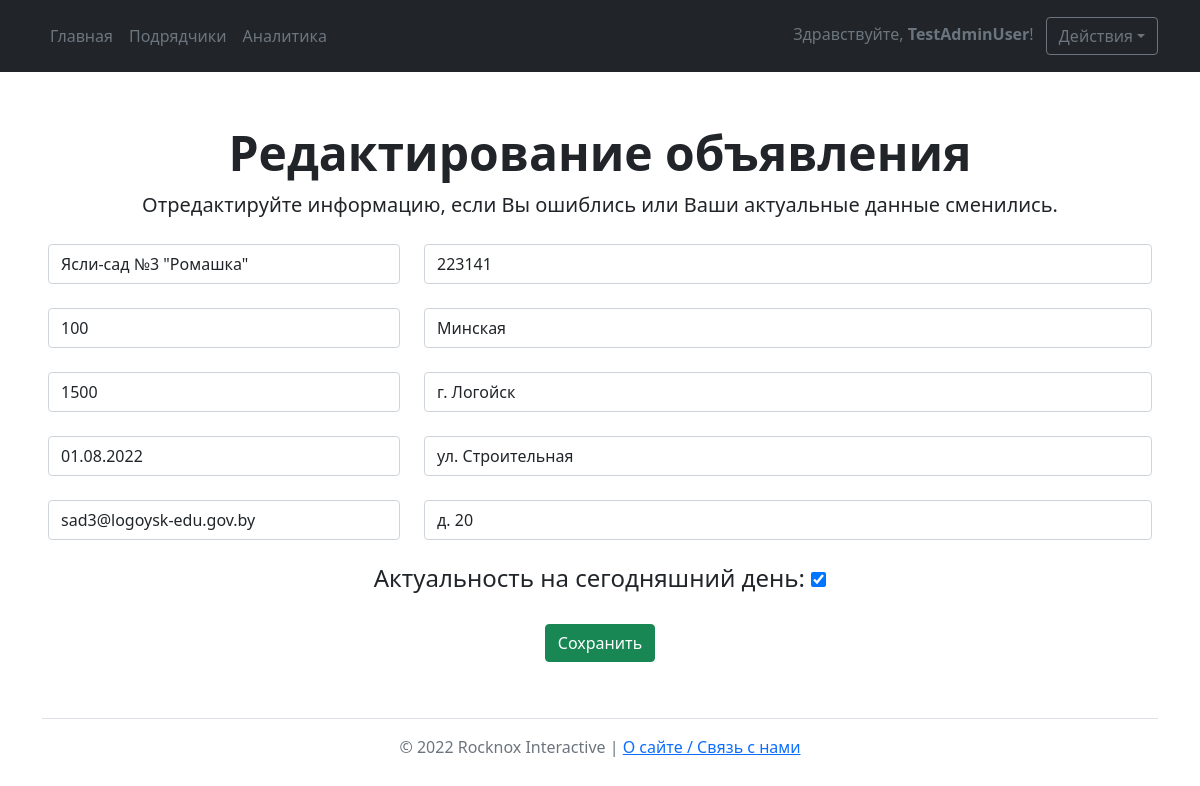
/editad/1 (signed in), run on an earlier commit of the app's database.
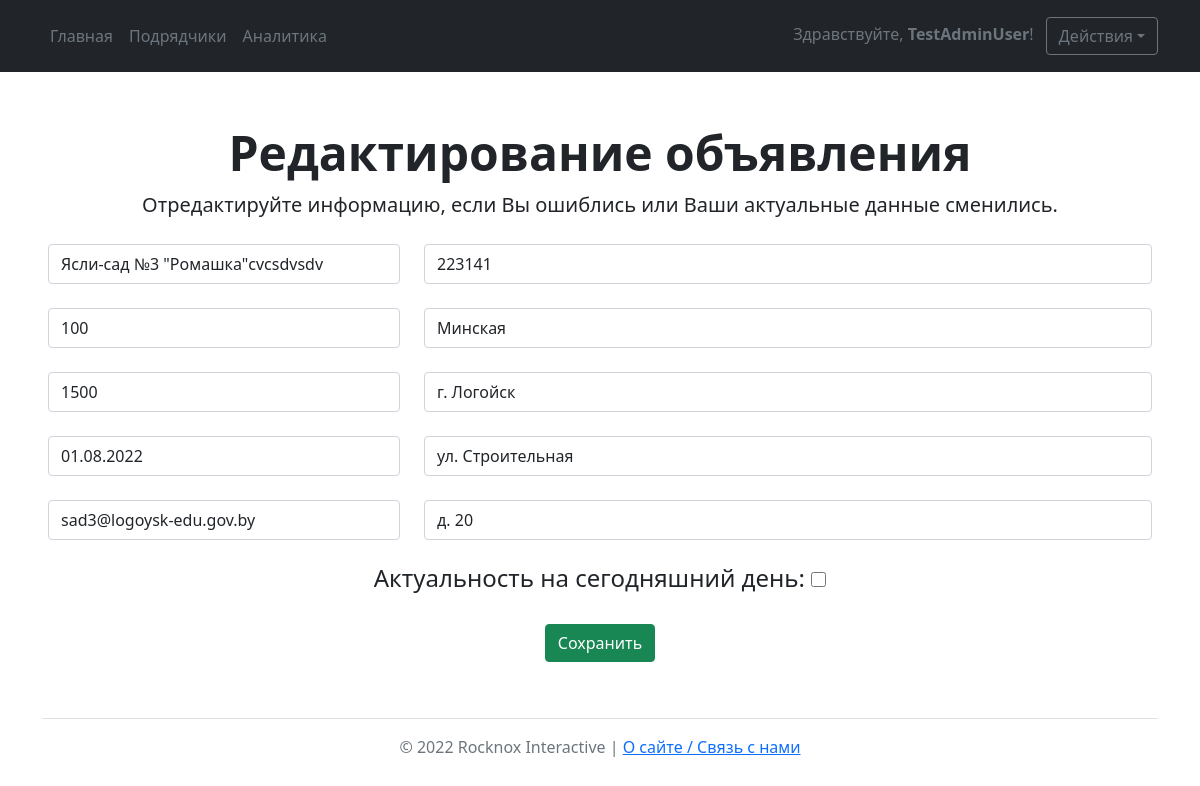
And on a later commit of the database.
### main/models.py (models this page shows)
class Ad(models.Model):
    class Meta:
        verbose_name = 'Объявление'
        verbose_name_plural = 'Объявления'
    title = models.CharField(max_length=50, verbose_name='Название')
    area = models.IntegerField(verbose_name='Площадь заказа',
                               validators=[MinValueValidator(0), MaxValueValidator(999999)])
    budget = models.IntegerField(verbose_name='Бюджет', validators=[MinValueValidator(0), MaxValueValidator(999999)])
    deadline = models.DateField(verbose_name='Срок сдачи')
    address_index = models.IntegerField(verbose_name='[Адрес] Индекс',
                                        validators=[MinValueValidator(0), MaxValueValidator(999999)])
    address_region = models.CharField(max_length=100, verbose_name='[Адрес] Область')
    address_city = models.CharField(max_length=100, verbose_name='[Адрес] Город')
    address_street = models.CharField(max_length=100, verbose_name='[Адрес] Улица')
    address_office = models.CharField(max_length=100, verbose_name='[Адрес] Дом, корпус, помещение')
    contact = models.CharField(max_length=300, verbose_name='Контактная информация')
    actual = models.BooleanField(default=True)
    author = models.ForeignKey(User, on_delete=models.CASCADE)

### main/views.py (the view, shortened to what this page needs)
# urls.py: path('editad/<int:id>', views.EditAd),
@login_required
def EditAd(request, id):
    ad = Ad.objects.get(id=id)
    form = AddAdForm(instance=ad)
    data = {
        'form': form,
    }
    return render(request, 'edit_ad.html', data)

### main/templates/edit_ad.html (shortened to what this page needs)
{% extends 'base.html' %} {% block title %}Редактирование объявления{% endblock %} {% block mainbuttons %}
<li><a href='{% url 'main' %}' class="nav-link px-2 text-secondary">Главная</a></li>
<li><a href='{% url 'executors' %}' class="nav-link px-2 text-secondary">Подрядчики</a></li>
<li><a href='{% url 'analytics' %}' class="nav-link px-2 text-secondary">Аналитика</a></li> {% endblock %}
{% block main %}
<div class="px-4 pt-5 my-1 text-center">
    <h1 class="display-5 fw-bold">Редактирование объявления</h1>
    <div class="col-lg-12 mx-auto">
        <p class="lead mb-3">Отредактируйте информацию, если Вы ошиблись или Ваши актуальные данные сменились.</p>
    </div>
    <div class="px-4 pt-2 my-1">
        <form method="POST"> {% csrf_token %}
            <div class="row">
                <div class="col-4"> {{ form.title }}
                    <br> {{ form.area }}
                    <br> {{ form.budget }}
                    <br> {{ form.deadline }}
                    <br> {{ form.contact }}
                    <br>
                </div>
                <div class="col-8"> {{ form.address_index }}
                    <br> {{ form.address_region }}
                    <br> {{ form.address_city }}
                    <br> {{ form.address_street }}
                    <br> {{ form.address_office }}
                    <br>
                </div>
            </div>
            <h4>Актуальность на сегодняшний день: {{ form.actual }}</h4><br>
            <button class="btn btn-success" type="submit">Сохранить</button>
        </form>
    </div>
    {% endblock %}

What changed in the data, as far as the page shows it:
changed Ad "sad3@logoysk-edu.gov.by": title "Ясли-сад №3 \"Ромашка\"" → "Ясли-сад №3 \"Ромашка\"cvcsdvsdv"; actual "☑" → "☐"
